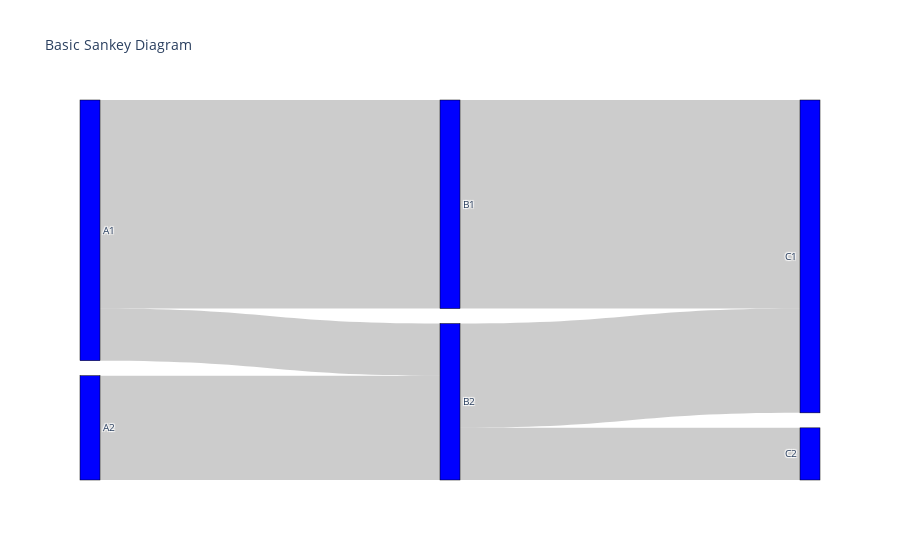

The code cell stored with this chart in its notebook:
### Code cell
import plotly.graph_objects as go

fig = go.Figure(data=[go.Sankey(
    node = dict(
      pad = 15,
      thickness = 20,
      line = dict(color = "black", width = 0.5),
      label = ["gor01", "pin01", "vvp01", "LxCs", "SxCs", "SHARED", "C1", "C2"],
      color = "blue"
    ),
    link = dict(
      source = [0, 1, 0, 2, 3, 3], # indices correspond to labels, eg A1, A2, A1, B1, ...
      target = [2, 3, 3, 4, 4, 5],
      value = [8, 4, 2, 8, 4, 2]
  ))])

fig.update_layout(title_text="Basic Sankey Diagram", font_size=10)
fig.show()

### Figure 1 — Plotly figure (JSON) as saved in the notebook; plotly's stock layout.template omitted (floating-point values rounded to 4 significant figures)
{"data": [{"link": {"source": [0, 1, 0, 2, 3, 3], "target": [2, 3, 3, 4, 4, 5], "value": [8, 4, 2, 8, 4, 2]}, "node": {"color": "blue", "label": ["A1", "A2", "B1", "B2", "C1", "C2"], "line": {"color": "black", "width": 0.5}, "pad": 15, "thickness": 20}, "type": "sankey"}], "layout": {"font": {"size": 10}, "title": {"text": "Basic Sankey Diagram"}}}
